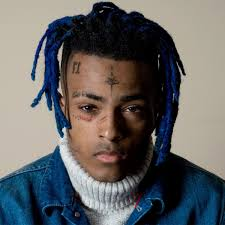
#> input picture assets/xxx.jpg, 225 x 225 px; its folder holds only this picture in this run
$ python splice.py assets/xxx.jpg assets/xxx.jpg
#> lines starting #> are read from the running program, lines starting #| are printed output that depends on the picture
"""splice.py — make the half-and-half edit.

Left half:  XXXTentacion (fixed base image)
Right half: the newly deceased person

Cropping is face-aware when opencv-python is installed (setup.sh installs it):
the square crop is centered on the detected face, so the seam splits both
faces down the middle and they sit at matching scale. Falls back to a
top-biased geometric crop if no face is found.

Usage:
    python splice.py path/to/right_portrait.jpg output.jpg
Or import: make_splice(left_path, right_path, out_path)
"""
import os
import sys
import urllib.request
from PIL import Image, ImageOps

CANVAS = 900          # output is CANVAS x CANVAS

# Tunable via env, e.g.:  SPLICE_ZOOM=2.0 SPLICE_VOFFSET=0.5 ./run.sh regen
FACE_ZOOM = float(os.environ.get("SPLICE_ZOOM", 2.4))     # crop side = face height * this
FACE_VOFFSET = float(os.environ.get("SPLICE_VOFFSET", 0.46))  # face center at this fraction from crop top

_DIR = os.path.dirname(os.path.abspath(__file__))
_YUNET_URL = ("https://github.com/opencv/opencv_zoo/raw/main/models/"
              "face_detection_yunet/face_detection_yunet_2023mar.onnx")
_YUNET_PATH = os.path.join(_DIR, "assets", "yunet.onnx")
_yunet = None  # None = not tried, False = unavailable

try:
    import cv2
    import numpy as np
    try:
        _CASCADE = cv2.CascadeClassifier(
            cv2.data.haarcascades + "haarcascade_frontalface_default.xml")
    except AttributeError:              # opencv>=5 dropped Haar
        _CASCADE = None
except ImportError:
    cv2 = None
    _CASCADE = None


def _get_yunet():
    """YuNet DNN face detector — handles tilted, occluded, tattooed,
    profile-ish faces that defeat the old Haar cascade. Model (~350 KB)
    is downloaded once into assets/."""
    global _yunet
    if _yunet is None:
        _yunet = False
        if cv2 is not None and hasattr(cv2, "FaceDetectorYN"):
            try:
                if not os.path.exists(_YUNET_PATH):
                    os.makedirs(os.path.dirname(_YUNET_PATH), exist_ok=True)
                    urllib.request.urlretrieve(_YUNET_URL, _YUNET_PATH)
                _yunet = cv2.FaceDetectorYN.create(_YUNET_PATH, "", (320, 320), 0.6)
            except Exception as e:
                print(f"  (yunet unavailable: {e} — using haar fallback)")
    return _yunet or None


def _detect(img: Image.Image):
    """Largest face -> (cx, cy, face_h, frontality 0..1) or None.
    Frontality uses YuNet's eye/nose landmarks: a head-on face has the nose
    centered between the eyes and level eyes; yaw/roll push the score to 0."""
    if cv2 is None:
        return None
    bgr = cv2.cvtColor(np.array(img), cv2.COLOR_RGB2BGR)
    h, w = bgr.shape[:2]

    det = _get_yunet()
    if det is not None:
        scale = min(1.0, 1200 / max(w, h))   # downscale huge images for speed
        small = cv2.resize(bgr, (round(w * scale), round(h * scale)))
        det.setInputSize((small.shape[1], small.shape[0]))
        _, faces = det.detect(small)
        if faces is not None and len(faces):
            f = max(faces, key=lambda r: r[2] * r[3]) / scale
            x, y, fw, fh, rex, rey, lex, ley, nx, ny = f[:10]
            eye_d = ((rex - lex) ** 2 + (rey - ley) ** 2) ** 0.5 or 1.0
            yaw = abs(nx - (rex + lex) / 2) / eye_d    # nose off eye-midpoint
            roll = abs(rey - ley) / eye_d              # eyes not level
            frontality = max(0.0, 1.0 - 2.0 * yaw - roll)
            return x + fw / 2, y + fh / 2, fh, frontality

    if _CASCADE is not None:
        gray = cv2.cvtColor(bgr, cv2.COLOR_BGR2GRAY)
        faces = _CASCADE.detectMultiScale(gray, scaleFactor=1.1, minNeighbors=5,
                                          minSize=(w // 10,) * 2)
        if len(faces):
            x, y, fw, fh = max(faces, key=lambda f: f[2] * f[3])
            return x + fw / 2, y + fh / 2, fh, 0.6  # haar only fires ~frontal
    return None


def _find_face(img: Image.Image):
    d = _detect(img)
    return d[:3] if d else None


def assess_portrait(path: str) -> float:
    """How suitable is this image as a splice half? 0 = unusable.
    Wants a face that is frontal (flat, head-on) and reasonably large."""
    img = ImageOps.exif_transpose(Image.open(path)).convert("RGB")
    d = _detect(img)
    if d is None:
        return 0.0
    cx, cy, fh, frontality = d
    if frontality < 0.5:          # too far from head-on
        return 0.0
    rel = min(fh / img.size[1], 0.5)   # face height relative to image
    return frontality * rel


def _face_crop(img: Image.Image, size: int) -> Image.Image:
    """Square-crop centered on the face when one is found; otherwise biased
    toward the top, where the face usually sits in an encyclopedia portrait."""
    img = ImageOps.exif_transpose(img).convert("RGB")
    w, h = img.size

    face = _find_face(img)
    if face:
        cx, cy, fh = face
        side = min(int(fh * FACE_ZOOM), w, h)
        left = int(cx - side / 2)
        top = int(cy - side * FACE_VOFFSET)   # face slightly above crop center
    else:
        if cv2 is not None:
            print("  (no face detected — using geometric crop)")
        side = min(w, h)
        left = (w - side) // 2
        top = min(int(h * 0.08), h - side)

    left = max(0, min(left, w - side))
    top = max(0, min(top, h - side))
    img = img.crop((left, top, left + side, top + side))
    return img.resize((size, size), Image.LANCZOS)


def make_splice(left_path: str, right_path: str, out_path: str) -> str:
#> called with left_path = 'assets/xxx.jpg', right_path = 'assets/xxx.jpg', out_path = 'assets/xxx.jpg'
    left = _face_crop(Image.open(left_path), CANVAS)
#> in _face_crop, img is the input picture: PIL image 225x225 RGB; mean R, G, B 99.2, 98.8, 99
#> in _detect, `gray = cv2.cvtColor(bgr, cv2.COLOR_BGR2GRAY)`:
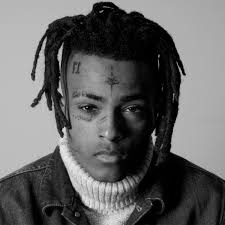
#> gray: shape (225, 225); min 0, max 240, mean 98.9
#> in _detect, `faces = _CASCADE.detectMultiScale(gray, scaleFactor=1.1, minNeighbors=..`: faces = [[48, 59, 126, 126]]
#> in _detect, `x, y, fw, fh = max(faces, key=lambda f: f[2] * f[3])`: x = 48; y = 59; fw = 126
#> in _find_face, `d = _detect(img)`: d = (111, 122, 126, 0.6)
#> in _face_crop, `face = _find_face(img)`: face = (111, 122, 126)
#> in _face_crop, `cx, cy, fh = face`: cx = 111; cy = 122; fh = 126
#> in _face_crop, `side = min(int(fh * FACE_ZOOM), w, h)`: side = 225
#> in _face_crop, `left = int(cx - side / 2)`: left = -1
#> in _face_crop, `top = int(cy - side * FACE_VOFFSET)`: top = 18
#> in _face_crop, `left = max(0, min(left, w - side))`: left = 0
#> in _face_crop, `return img.resize((size, size), Image.LANCZOS)`:
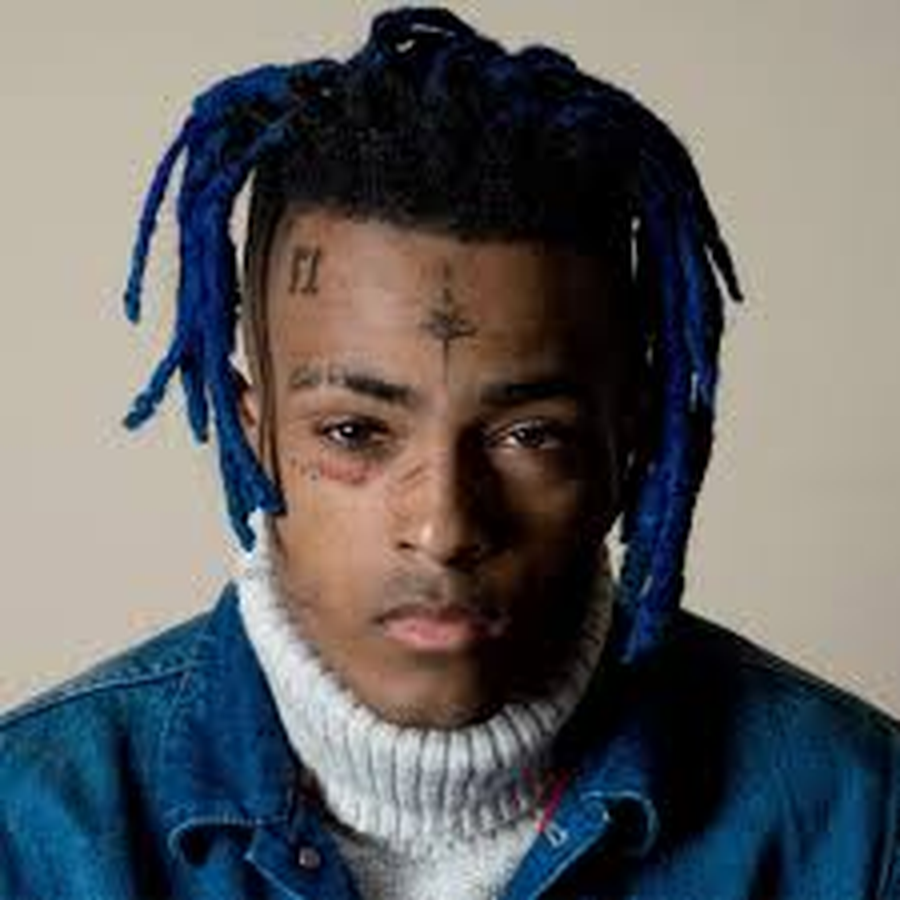
#> returned value: PIL image 900x900 RGB; mean R, G, B 99.3, 98.8, 99
    right = _face_crop(Image.open(right_path), CANVAS)
    half = CANVAS // 2

    canvas = Image.new("RGB", (CANVAS, CANVAS))
#> canvas: PIL image 900x900 RGB; every value is 0
    canvas.paste(left.crop((0, 0, half, CANVAS)), (0, 0))
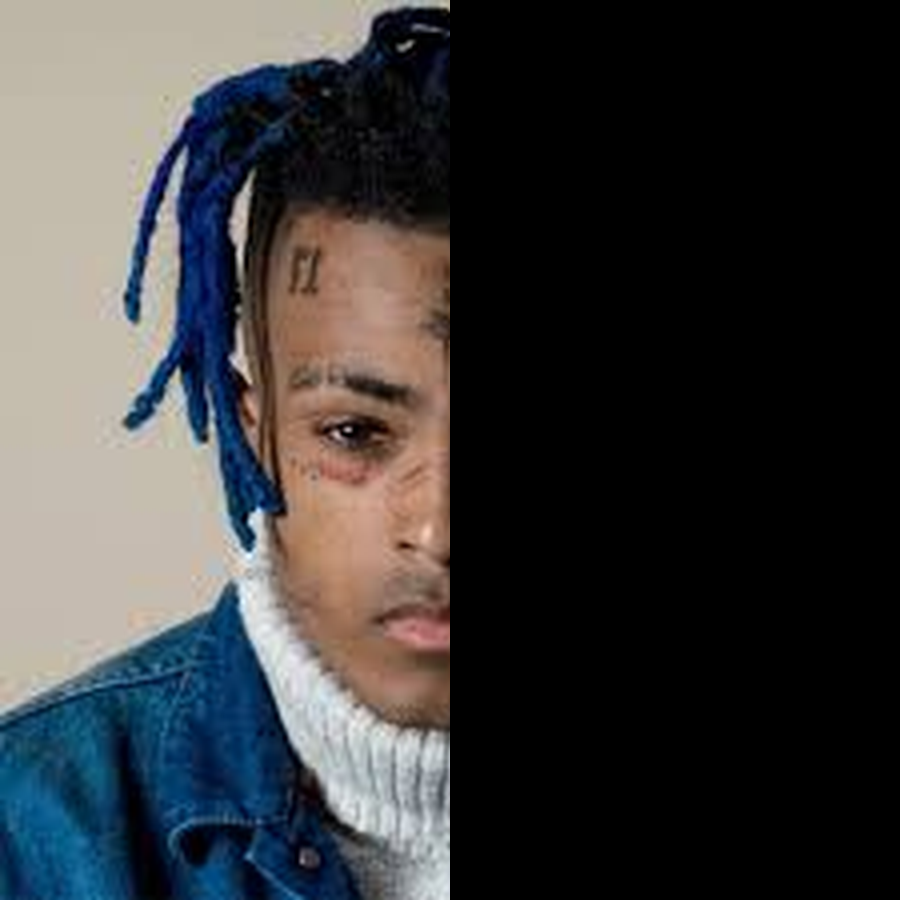
#> canvas: PIL image 900x900 RGB; mean R, G, B 58.6, 58.3, 58.9
    canvas.paste(right.crop((half, 0, CANVAS, CANVAS)), (half, 0))

    # hairline seam like the classic edits
    for x in (half - 1, half):
        for y in range(CANVAS):
            r, g, b = canvas.getpixel((x, y))
            canvas.putpixel((x, y), (int(r * 0.85), int(g * 0.85), int(b * 0.85)))

    canvas.save(out_path, quality=90)
    return out_path


if __name__ == "__main__":
    if len(sys.argv) != 3:
        sys.exit("usage: python splice.py <right_portrait> <output.jpg>  "
                 "(left half is assets/xxx.jpg)")
    make_splice("assets/xxx.jpg", sys.argv[1], sys.argv[2])
    print("wrote", sys.argv[2])
